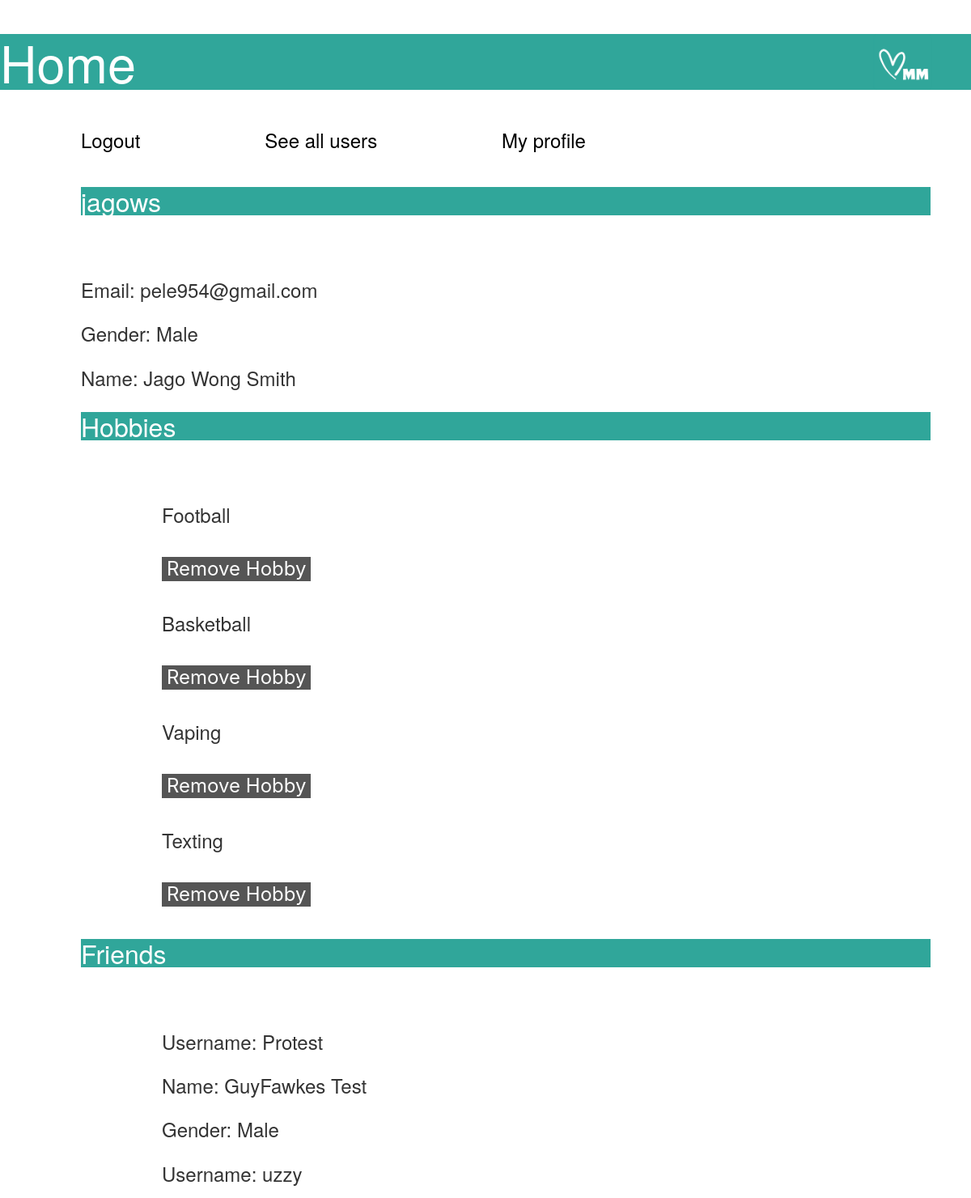
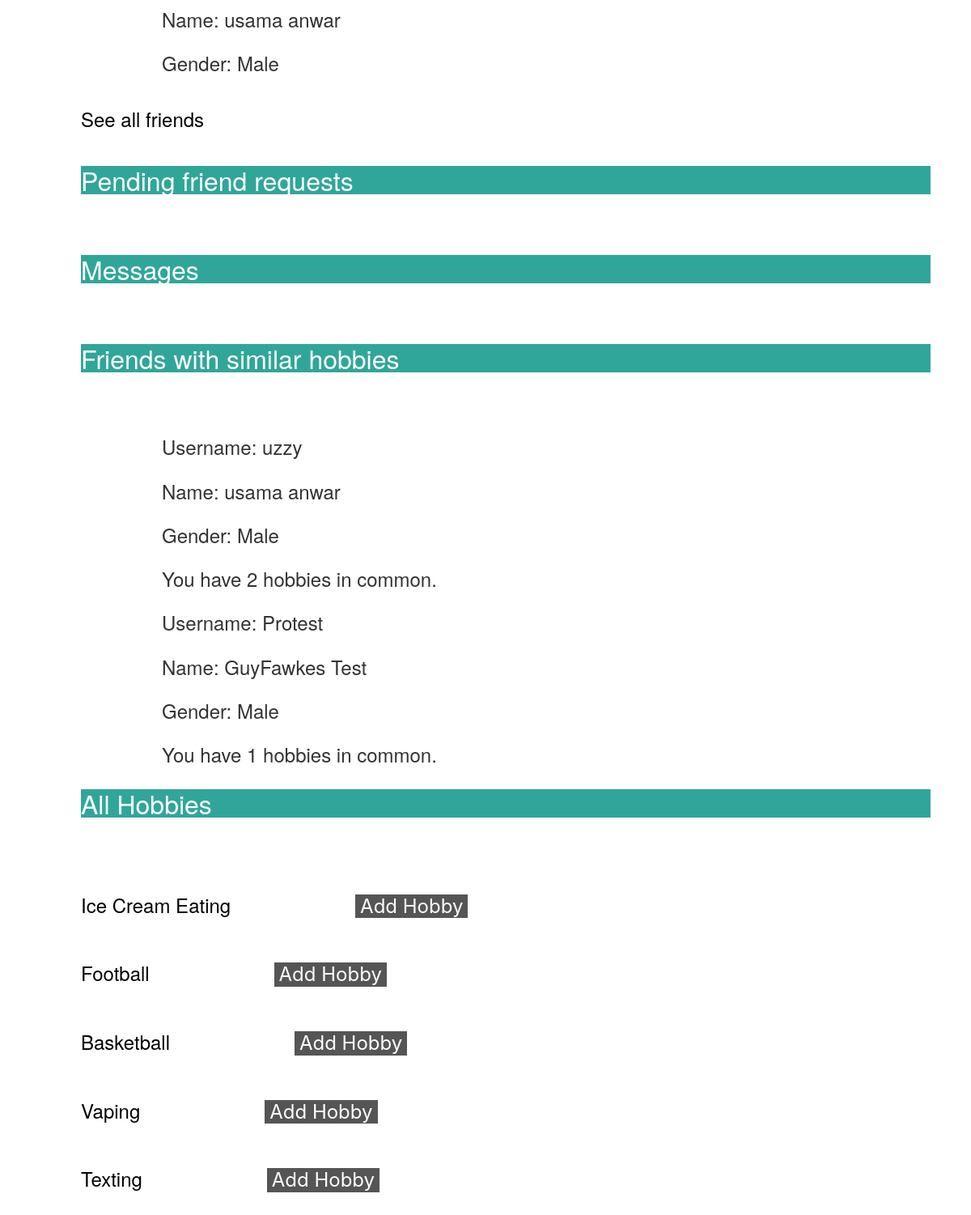
The page / (signed in) on the database its author committed (2 pictures, top to bottom).
### mainapp/models.py (models this page shows, shortened)
class User(AbstractBaseUser, PermissionsMixin):
    GENDERS = (
        ("Male", "Male"),
        ("Female", "Female"),
        ("Other", "Other")
    )
    username = models.CharField('username', unique=True, max_length=30)
    first_name = models.CharField('first name', max_length=30, blank=True)
    last_name = models.CharField('last name', max_length=30, blank=True)
    email = models.EmailField('email address', unique=True, blank=True)
    is_active = models.BooleanField('active', default=True)
    is_staff = models.BooleanField('staff', default=False)
    dp = models.ImageField(upload_to='display_pictures/', null=True, blank=True)
    dob = models.DateField('Date of Birth', blank=True, null=True)
    gender = models.CharField('Gender', max_length=30, choices=GENDERS, null=True)
    hobbies = models.ManyToManyField(Hobby, blank=True, related_name="users")
    friends = models.ManyToManyField("self")
    objects = UserManager()
    USERNAME_FIELD = 'username'  # Necessary for IDing necessary Field
    REQUIRED_FIELDS = ['first_name', 'last_name']  # List of field names that will be prompted when creating superuser.
    class Meta:
        verbose_name = 'user'
        verbose_name_plural = 'users'
    def get_full_name(self):
        full_name = '%s %s' % (self.first_name, self.last_name)
        return full_name.strip()
    def get_friends_with_similar_hobbies(self, top_k: int = 10):
        users = self.friends.all()
        my_hobbies = self.hobbies.all()
        ranked = {}
        for user in users:
            if user.username is not self.username:
                friend_hobbies = user.hobbies.all()
                score = 0
                for hobby in friend_hobbies:
                    if hobby in my_hobbies:
                        score += 1
                ranked[user] = score
        return [(friend, ranked[friend]) for friend in sorted(ranked, key=ranked.get, reverse=True)][:top_k]

class Hobby(models.Model):
    TYPES = (
        ("Indoor", "Indoor"),
        ("Outdoor", "Outdoor"),
        ("Collection", "Collection"),
        ("Competitive", "Competitive"),
    )
    name = models.CharField('Hobby Name', max_length=255, blank=False, unique=True)
    type = models.CharField('Hobby Type', max_length=30, blank=False, choices=TYPES)

### mainapp/views.py (the view)
# urls.py: 2. Add a URL to urlpatterns:  path('', views.home, name='home')
@login_required(login_url='login')
def home(request):
    user: User = request.user  # using type-hinting to force PyCharm to give template variable hints.
    return render(request, 'mainapp/home.html', {'user': user, 'hobbies': Hobby.objects.all()})

### templates/mainapp/home.html (shortened to what this page needs)
{% extends 'base.html' %}
{% load static %}
{% block css_section %}
    <link rel="stylesheet" href="static/css/home.css">
{% endblock %}
{% block main_content_section %}
    <h1>  <img src = static/images/logo.png alt="logo1" style="float:right;height:69px;width:130px;"> Home</h1>
    <a type="button" href="{% url 'logout' %}">Logout</a>
    <a type="button" href="{% url 'see-all' %}">See all users</a>
    <a type="button" href="{% url 'user-profile' %}">My profile</a>
    <h2>{{ user.username }}</h2>
    <p>Email: {{ user.email }}</p>
    <p>Gender: {{ user.gender }}</p>
    <p>Name: {{ user.get_full_name }}</p>
    <div id="my_hobbies">
        <h2>Hobbies</h2>
    <ul>
        {% for hobby in user.hobbies.all %}
            <li>
                <p>{{ hobby.name }}</p> <button type="button" id="my_hobby_{{ hobby.id }}" onclick="removeHobby({{ hobby.id }})">Remove Hobby</button>
            </li>
        {% endfor %}
    </ul>
    </div>
    <div id="my_friends">
        <h2>Friends</h2>
        <div>
            <ul>
                {% for friend in user.friends.all %}
                    <li>
                        <p>Username: {{ friend.username }}</p>
                        <p>Name: {{ friend.get_full_name }}</p>
                        <p>Gender: {{ friend.gender }}</p>
                    </li>
                {% endfor %}
            </ul>
            <a href="{% url 'see-friends' %}" type="button">See all friends</a>
        </div>
    </div>
    <div id="pending_requests">
        <h2>Pending friend requests</h2>
    </div>
    <div id="msg_box">
        <h2>Messages</h2>
    </div>
    <div id="friends_closest_hobbies">
        <h2>Friends with similar hobbies</h2>
        <div>
            <ul>
                {% for friend, score in user.get_friends_with_similar_hobbies %}
                    <li>
                        <p>Username: {{ friend.username }}</p>
                        <p>Name: {{ friend.get_full_name }}</p>
                        <p>Gender: {{ friend.gender }}</p>
                        <p>You have {{ score }} hobbies in common.</p>
                    </li>
                {% endfor %}
            </ul>
        </div>
    </div>
    <div id="list_all_hobbies">
        <h2>All Hobbies</h2>
        {% for hobby in hobbies %}
            <a href="{% url 'users-hobbies' id=hobby.id %}">{{hobby.name}}</a>
            <button type="button" id="hobby_{{ hobby.id }}" onclick="addHobby({{ hobby.id }})">Add Hobby</button>
            <br/>
            {% empty %}
            <p>No registered hobbies yet.</p>
        {% endfor %}
    </div>
{% endblock %}

### static/css/home.css (style rules this page uses)
h1 { background-color:#30a69a; color: #FFFFFF; }
h2 { background-color: #30a69a; color: #FFFFFF; border: 1px #30a69a; margin: 25px 50px 75px 100px; font-size: xx-large; }
p { font-size: x-large; border: 1px; margin: 20px 50px 15px 100px; }
ul { font-size: x-large; border: 1px; margin: 20px 50px 15px 100px; }
button { font-size: x-large; border: 1px; margin: 20px 50px 15px 100px; background-color: #555555; color:white; }
a { font-size: x-large; border: 1px; margin: 20px 50px 15px 100px; color:black; }

### rows shown on the page
User: username "jagows", email "pele954@gmail.com", gender "Male", get_full_name "Jago Wong Smith"
Hobby: name "Football"
Hobby: name "Basketball"
Hobby: name "Vaping"
Hobby: name "Texting"
User: username "Protest", get_full_name "GuyFawkes Test", gender "Male", score "1"
User: username "uzzy", get_full_name "usama anwar", gender "Male", score "2"
Hobby: name "Ice Cream Eating"
